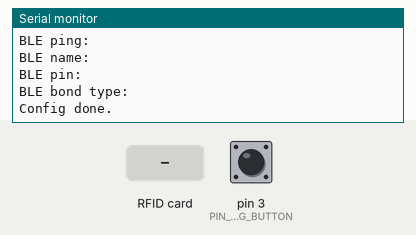
Simulated run of this sketch. Board: Arduino Uno, built with avr-gcc and run on an emulated ATmega328P. On the bench: the last lines printed to the serial monitor. The inputs (shaded band) are chosen by the test bench; at power-on: pin 3 (PIN_DEBUG_BUTTON) HIGH.

Above: at 7.2 s.
7.3 s: pin 3 (PIN_DEBUG_BUTTON) pulled LOW for 0.15 s
At 7.8 s:
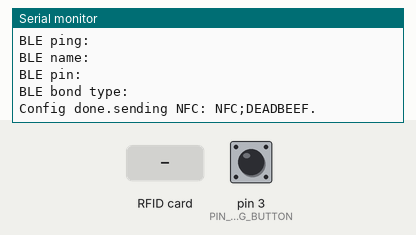
8.9 s: RFID card DE AD BE EF held to the reader
At 9.5 s:
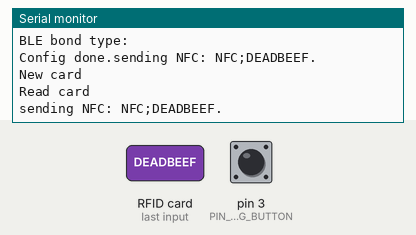
10.4 s: RFID card 5E 7A 19 C4 held to the reader
At 11.6 s:
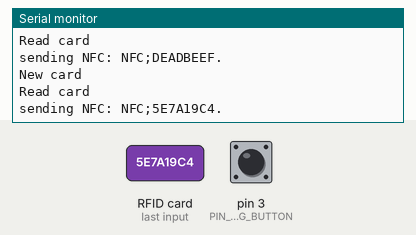

Measured:
- after the input at 7.3 s, the serial monitor: prints a new line after 0.05 s (image 1)
- after the input at 8.9 s, the serial monitor: prints a new line after 0.08 s (image 2)
- after the input at 10.4 s, the serial monitor: prints a new line after 0.09 s (image 3)

The sketch:

maxoucard_ble.ino
```cpp
#include <SoftwareSerial.h>
#include <Wire.h>
#include <SPI.h>
#include <MFRC522.h>
#include "ble_commands.h"
#include "maxoucard_config.h"

// ===================================================================
// Configuration
// ===================================================================
// #define NO_SERIAL                  // décommenter pour debug série
#define PIN_DEBUG_BUTTON      3


// ===================================================================
// Debug stuff
// ===================================================================
#ifdef NO_SERIAL
#  define dprint_init(x)
#  define dprint(x)
#  define dprintln(x)
#else
#  define dprint_init(x)      Serial.begin(x); Serial.println("Startup.")
#  define dprint(x)           Serial.print(x)
#  define dprintln(x)         Serial.println(x)
#endif


// ===================================================================
// RFID-RC522 Module
// ===================================================================
#define PIN_RFID_RST          9
#define PIN_RFID_SDA          10
#define PIN_RFID_MOSI         11
#define PIN_RFID_MISO         12
#define PIN_RFID_SCK          13
#define BUF_LEN               32
char gBuffer[BUF_LEN] =       {0};
MFRC522 gRC522(PIN_RFID_SDA, PIN_RFID_RST);


// ===================================================================
// HM-10 BLE Module
// ===================================================================
#define PIN_BLE_RX            7
#define PIN_BLE_TX            8
#define BLE_DELAY_MS          500
SoftwareSerial                gBLE(PIN_BLE_TX, PIN_BLE_RX);

// data format is: NFC<separator><NFC_ID_STRING>
bool HM10_SendString(char * aData) {

    int len = strlen(aData);
    for(char i = 0; i < len; i++) {
        gBLE.write(aData[i]);
    }

    dprint(F("sending NFC: "));
    dprintln(aData);
}


bool HM10_ReadACK() {
    String ret = gBLE.readString();

    // TODO: lire le retour w/ timeout

    return true;

}


// Configure the BLE peripheral
bool HM10_ConnectToMaster() {
    gBLE.begin(9600);

    // ping
    gBLE.write("AT");
    delay(BLE_DELAY_MS);
    dprint(F("BLE ping: "));
    dprintln(gBLE.readString());

    // gBLE.write("AT+VERS?");
    // delay(BLE_DELAY_MS);
    // dprint(F("BLE version: "));
    // dprintln(gBLE.readString());

    // // get MAC address
    // gBLE.write("AT+ADDR?");
    // delay(BLE_DELAY_MS);
    // dprint(F("BLE MAC addr: "));
    // dprintln(gBLE.readString());

    // set name
    gBLE.write("AT+NAME" BLE_NAME);
    delay(BLE_DELAY_MS);
    dprint(F("BLE name: "));
    dprintln(gBLE.readString());

    // set pin
    gBLE.write("AT+PASS" BLE_PIN);
    delay(BLE_DELAY_MS);
    dprint(F("BLE pin: "));
    dprintln(gBLE.readString());

    // get mode (should be 0)
    // gBLE.write("AT+MODE?");
    // delay(BLE_DELAY_MS);
    // dprint(F("BLE mode: "));
    // dprintln(gBLE.readString());


    // // get role (should be 0=peripheral)
    // gBLE.write("AT+ROLE?");
    // delay(BLE_DELAY_MS);
    // dprint(F("BLE role: "));
    // dprintln(gBLE.readString());

    // gBLE.write("AT+SHOW?");
    // delay(BLE_DELAY_MS);
    // dprint(F("BLE show: "));
    // dprintln(gBLE.readString());

    // gBLE.write("AT+TEMP?");
    // delay(BLE_DELAY_MS);
    // dprint(F("BLE temp: "));
    // dprintln(gBLE.readString());

    // set ask pin
    gBLE.write("AT+TYPE2"); // ask pin
    delay(BLE_DELAY_MS);
    dprint(F("BLE bond type: "));
    dprintln(gBLE.readString());

    dprint(F("Config done."));
}


void sendUID(byte * aUID, byte aLength) {
    memset(gBuffer, 0, BUF_LEN);

    sprintf(gBuffer, "%s%s", BLE_COMMAND_NFC, BLE_COMMAND_SEPARATOR);
    char hex[3] = {0};
    for(int i = 0; i < aLength; i++) {
        sprintf(hex, "%02X", aUID[i]);
        strcat(gBuffer, hex);
    }
    strcat(gBuffer, BLE_COMMAND_TERMINATOR);
    HM10_SendString(gBuffer);
}


// ===================================================================
// Main
// ===================================================================
void setup() {

    // init serial output
    dprint_init(9600);

    // init BLE + connect
    HM10_ConnectToMaster();

    // init RFID
    SPI.begin();      // Init SPI bus
    gRC522.PCD_Init(); // Init MFRC522 card

    pinMode(PIN_DEBUG_BUTTON, INPUT_PULLUP);
}


void loop() {

    if(digitalRead(PIN_DEBUG_BUTTON) == LOW) {
        // debug, send fake UID
        memset(gBuffer, 0, BUF_LEN);
        sprintf(gBuffer, "%s%s%s%s", BLE_COMMAND_NFC, BLE_COMMAND_SEPARATOR, F("DEADBEEF"), BLE_COMMAND_TERMINATOR);
        HM10_SendString(gBuffer);
    }

    // Look for new cards
    if(gRC522.PICC_IsNewCardPresent()) {
        // Select one of the cards
          dprintln("New card");
        if(gRC522.PICC_ReadCardSerial()) {
            // Dump debug info about the card. PICC_HaltA() is automatically called.
            dprintln("Read card");
            // gRC522.PICC_DumpToSerial(&(gRC522.uid));
            sendUID(gRC522.uid.uidByte, gRC522.uid.size);
            if(HM10_ReadACK()) {
                // all ok

            }
            else {
                // no ACK after timeout, re-send
            }
        }
    }

    // teh wait !
    delay(100);
}
```

ble_commands.h
```cpp
#ifndef _BLE_COMMANDS_H_
#define _BLE_COMMANDS_H_

#define BLE_COMMAND_NFC           "NFC"
#define BLE_COMMAND_SEPARATOR     ";"
#define BLE_COMMAND_TERMINATOR    "."
#define BLE_OK                    "OK"

#endif // _BLE_COMMANDS_H_
```

maxoucard_config.h
```cpp
#define BLE_NAME "Borne1"
#define BLE_PIN "123456"
```
